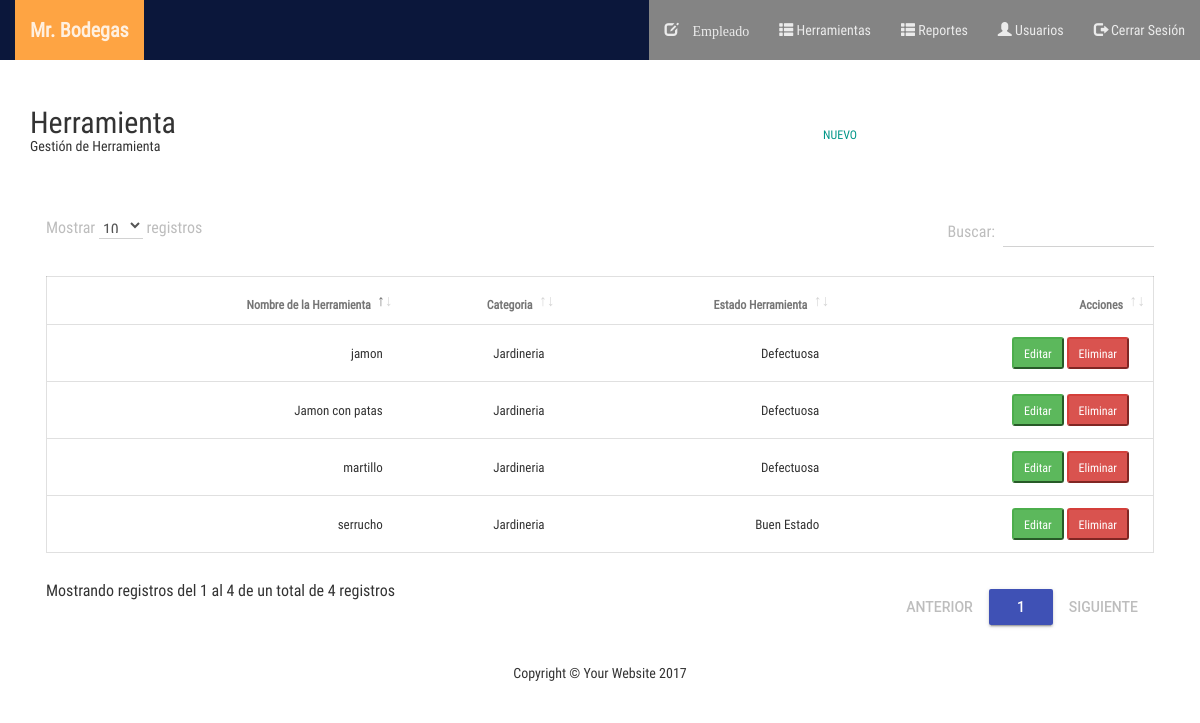
Screenshot of /views/Herramienta.php (signed in) with the database file from the repository.
### tables this page shows
CREATE TABLE `herramienta` (
  `idHerramienta` int(11) NOT NULL,
  `nombreHerramienta` varchar(200) NOT NULL,
  `estado` int(11) NOT NULL,
  `fechaRegistro` date DEFAULT NULL,
  `fechaModificacion` date DEFAULT NULL,
  `fechaEliminacion` date DEFAULT NULL,
  `categoriaHerramienta_idCategoriaHerramienta` int(11) NOT NULL,
  `estadoHerramienta_idEstadoHerramienta` int(11) NOT NULL
);

CREATE TABLE `categoriaherramienta` (
  `idCategoriaHerramienta` int(11) NOT NULL,
  `categoria` varchar(200) NOT NULL
);

CREATE TABLE `estadoherramienta` (
  `idEstadoHerramienta` int(11) NOT NULL,
  `estado` varchar(200) NOT NULL
);

### model/Conexion.php (called while the page is built, shortened)
<?php
		function conectar()
		{
			$con = new mysqli(HOST, USER, PASS, BD);
			return $con;
		}
 ?>

### model/Herramienta.php (called while the page is built, shortened)
<?php
		require_once 'Conexion.php';
	class Herramienta
	{
		public $db;
		function __construct()
		{
			 $this->db = conectar();
		}
    public function getAll()
    {
        $sqlAll = "SELECT h.idHerramienta, h.nombreHerramienta, ch.idCategoriaHerramienta, ch.categoria, eh.idEstadoHerramienta, eh.estado FROM herramienta h INNER JOIN categoriaherramienta ch ON h.categoriaHerramienta_idCategoriaHerramienta = ch.idCategoriaHerramienta INNER JOIN estadoherramienta eh ON h.estadoHerramienta_idEstadoHerramienta = eh.idEstadoHerramienta WHERE h.estado = 1";
        $info = $this->db->query($sqlAll);
        if ($info->num_rows>0) {
            $dato = $info;
        }else{
            $dato = false;
        }
        return $dato;
    }
}
 ?>

### views/Herramienta.php (the view, shortened to what this page needs)
<?php
require_once '../model/Herramienta.php';
?>
<!DOCTYPE html>
<html>
<head>
  <?php include_once '../src/header.php'; ?>
</head>
<body>
<?php require_once '../src/menuAdmin.php'; ?>
    <div class='container'>
      <div class="row">
        <div class="col-md-6" style="margin-top: 30px;">
                  <p class="robo" style="font-weight: 300; margin-bottom: 0px; font-size: 30px;">Herramienta</p>
                  <p class="robo" style="font-weight: 300; font-size: 14px; height: 40px;">Gesti&oacute;n  de Herramienta</p>
        </div>
        <div class="col-md-3" style="margin-top: 30px;">
            <div class="btn-group pull-right">
                <a href="#" class="admin-menu-navi">
                    <button class="btn btn-primary  btn-sm " style="margin-left: 5px;" id="nuevoHerramienta">Nuevo</button>
                 </a>
            </div>
        </div>
        <div class="clearfix"></div>
           <div class="col-md-12" style="margin-top: 10px;">
            <table id="listadoHerramienta" class="mdl-data-table" cellspacing="1" width="100%">
              <thead>
                <th>Nombre de la Herramienta</th>
                <th>Categoria</th>
                <th>Estado Herramienta</th>
                <th>Acciones</th>
              </thead>
              <tbody>
              <?php
              $objHerramienta = new Herramienta();
              $data = $objHerramienta->getAll();
              if ($data!=false) {
                foreach ($data as $value) {
                  echo "<tr>
                      <td>".$value['nombreHerramienta']."</td>
                      <td>".$value['categoria']."</td>
                      <td>".$value['estado']."</td>
                      <td>
                        <input type='button' class='btn-success btn-sm editarHerramienta' id='".$value['idHerramienta']."' value='Editar'>
                        <input type='button' class='btn-danger btn-sm eliminarHerramienta' id='".$value['idHerramienta']."' value='Eliminar'>
                      </td>
                  </tr>";
                }
              }
               ?>
              </tbody>
            </table>
          </div>
      </div>
    </div>
    <footer class='py-5 bg-light'>
      <div class='container'>
        <p class='m-0 text-center text-black'>Copyright &copy; Your Website 2017</p>
      </div>
    </footer>
</body>
</html>

### src/header.php (shortened to what this page needs)
<link rel="stylesheet" type="text/css" href="../pluggins/bootstrap/css/bootstrap.css">
<link rel="stylesheet" type="text/css" href="../pluggins/dataTable/material.min.css">
<link rel="stylesheet" type="text/css" href="../pluggins/dataTable/dataTables.material.min.css">
<link rel="stylesheet" type="text/css" href="../pluggins/sweetalert-master/dist/sweetalert.css">

### src/menuAdmin.php (shortened to what this page needs)
<link rel="stylesheet" href="../css/main.css">
 <nav class="navbar navbar-default">
  <div class="container-fluid">
    <ul class="nav navbar-nav">
      <li class="active"><a href="#">Mr. Bodegas</a></li>
    </ul>
    <ul class="nav navbar-nav navbar-right">
      <li><a href="Empleado.php"><span class="glyphicon glyphicon-edit"> Empleado</span></a></li>
      <li><a href="Herramienta.php"><span class="glyphicon glyphicon-th-list"></span> Herramientas</a></li>
      <li><a href="#"><span class="glyphicon glyphicon-th-list"></span> Reportes</a></li>
      <li><a href="../views/indexAdmin.php"><span class="glyphicon glyphicon-user"></span> Usuarios
      </a></li>
      <li><a href="../app/cerrarSesion.php"><span class="glyphicon glyphicon-log-out"></span> Cerrar Sesión</a></li>
    </ul>
  </div>
</nav>

### css/main.css (style rules this page uses)
body, html { background-color: #fff; width: 100%; height: 100%; margin: 0; padding: 0; position: relative; font-size: 16px; font-family: 'RobotoCondensed'; overflow: hidden; }

### rows the page displays
herramienta: nombreHerramienta "Jamon con patas", categoria "Jardineria", estadoHerramienta_idEstadoHerramienta.estado "Defectuosa"
herramienta: nombreHerramienta "martillo", categoria "Jardineria", estadoHerramienta_idEstadoHerramienta.estado "Defectuosa"
herramienta: nombreHerramienta "jamon", categoria "Jardineria", estadoHerramienta_idEstadoHerramienta.estado "Defectuosa"
herramienta: nombreHerramienta "serrucho", categoria "Jardineria", estadoHerramienta_idEstadoHerramienta.estado "Buen Estado"
